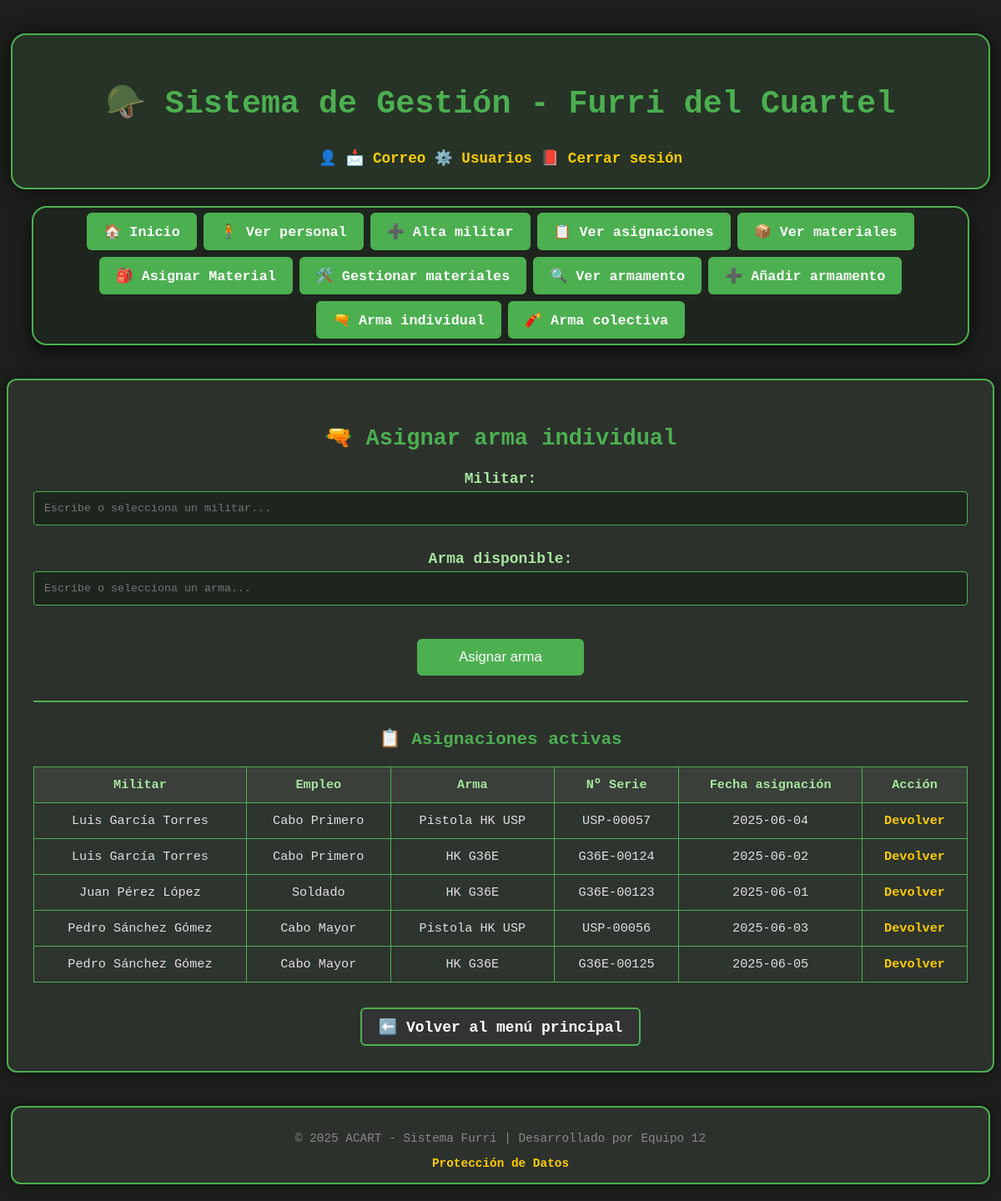
Page /asignar_arma_individual.php (signed in) on the committed database.
### tables this page shows
CREATE TABLE ASIGNACION_INDIVIDUAL (
    id_asignacion INT AUTO_INCREMENT PRIMARY KEY,
    id_arma INT NOT NULL,
    id_personal INT NOT NULL,
    fecha_asignacion DATE DEFAULT (CURRENT_DATE),
    fecha_devolucion DATE DEFAULT NULL,
    estado ENUM('asignado', 'devuelto', 'extraviado', 'reparación') DEFAULT 'asignado',
    FOREIGN KEY (id_arma) REFERENCES ARMAMENTO_INDIVIDUAL(id_arma),
    FOREIGN KEY (id_personal) REFERENCES PERSONAS(id_personal)
);

CREATE TABLE PERSONAS (
    id_personal INT AUTO_INCREMENT PRIMARY KEY,
    nombre VARCHAR(50) NOT NULL,
    apellidos VARCHAR(150) NOT NULL,
    dni VARCHAR(15) UNIQUE NOT NULL,
    empleo_id INT,
    activo BOOLEAN DEFAULT TRUE,
    FOREIGN KEY (empleo_id) REFERENCES EMPLEOS(id_empleo)
);

CREATE TABLE EMPLEOS (
    id_empleo INT AUTO_INCREMENT PRIMARY KEY,
    nombre_empleo VARCHAR(50) NOT NULL
);

CREATE TABLE ARMAMENTO_INDIVIDUAL (
    id_arma INT AUTO_INCREMENT PRIMARY KEY,
    nombre VARCHAR(50) NOT NULL,
    numero_serie VARCHAR(100) UNIQUE,
    estado ENUM('operativo', 'inoperativo', 'escalón') DEFAULT 'operativo',
    tipo ENUM('fusil', 'pistola', 'otro') NOT NULL DEFAULT 'fusil'
);

### asignar_arma_individual.php (the view, shortened to what this page needs)
<?php
include 'header.php';
include 'conexion.php';
$por_pagina = 10;
$pagina_actual = isset($_GET['pagina']) ? max(1, intval($_GET['pagina'])) : 1;
$inicio = ($pagina_actual - 1) * $por_pagina;
$stmt = $conexion->prepare("
    SELECT asi.id_asignacion, p.nombre, p.apellidos, e.nombre_empleo,
           a.nombre AS arma, a.numero_serie, asi.fecha_asignacion
    FROM ASIGNACION_INDIVIDUAL asi
    JOIN PERSONAS p ON asi.id_personal = p.id_personal
    JOIN EMPLEOS e ON p.empleo_id = e.id_empleo
    JOIN ARMAMENTO_INDIVIDUAL a ON asi.id_arma = a.id_arma
    WHERE asi.fecha_devolucion IS NULL
    ORDER BY p.apellidos ASC, p.nombre ASC
    LIMIT ?, ?
");
$stmt->bind_param("ii", $inicio, $por_pagina);
$stmt->execute();
$asignaciones = $stmt->get_result()->fetch_all(MYSQLI_ASSOC);
?>
<!DOCTYPE html>
<html lang="es">
<head>
    <link rel="stylesheet" href="estilo.css">
</head>
<body>
    <?php include 'nav.php'; ?>
    <main class="contenedor">
        <h2>🔫 Asignar arma individual</h2>
<form method="POST">
    <label>Militar:</label>
    <input list="lista-militares" name="id_personal" class="combo-estilo" required placeholder="Escribe o selecciona un militar...">
    <label>Arma disponible:</label>
    <input list="lista-armas" name="id_arma" class="combo-estilo" required placeholder="Escribe o selecciona un arma...">
    <input type="submit" value="Asignar arma">
</form>
        <hr>
        <h3>📋 Asignaciones activas</h3>
        <?php if (count($asignaciones) > 0): ?>
            <table>
    <tr>
        <th>Militar</th>
        <th>Empleo</th>
        <th>Arma</th>
        <th>Nº Serie</th>
        <th>Fecha asignación</th>
        <th>Acción</th>
    </tr>
<?php foreach ($asignaciones as $as): ?>
    <tr>
        <td><?= htmlspecialchars($as['nombre'] . ' ' . $as['apellidos']) ?></td>
        <td><?= htmlspecialchars($as['nombre_empleo']) ?></td>
        <td><?= htmlspecialchars($as['arma']) ?></td>
        <td><?= htmlspecialchars($as['numero_serie']) ?></td>
        <td><?= $as['fecha_asignacion'] ?></td>
        <td><a href="?devolver=<?= $as['id_asignacion'] ?>" onclick="return confirm('¿Confirmar devolución?')">Devolver</a></td>
    </tr>
<?php endforeach; ?>
            </table>
        <?php else: ?>
            <p>No hay asignaciones activas.</p>
        <?php endif; ?>
            <div style="text-align: center; margin-top: 30px;">
        <a href="index.php" class="boton-volver">⬅️ Volver al menú principal</a>
    </div>
    </main>
    <?php include 'footer.php'; ?>
</body>
</html>

### estilo.css (style rules this page uses)
body { background-color: #1d1f1d; color: #e0e0e0; font-family: 'Courier New', monospace; margin: 0; padding: 0; }
h2, h3 { color: #4caf50; text-align: center; }
header, nav, .contenedor, .flex-wrapper, footer { max-width: 1100px; margin-left: auto; margin-right: auto; }
.contenedor { margin-top: 0; margin-bottom: 40px; padding: 30px; background-color: #2c312c; border: 2px solid #4caf50; border-radius: 12px; text-align: center; box-shadow: 0 0 14px #00000080; }
.boton-volver { display: inline-block; padding: 10px 20px; background-color: #333; color: #fff; border: 2px solid #4caf50; border-radius: 6px; text-decoration: none; font-weight: bold; transition: background-color 0.3s, border-color 0.3s; }
form { max-width: 100%; margin: 0 auto; }
label, form label { display: block; margin: 10px 0 5px; color: #a9e5a1; font-weight: bold; }
input[list].combo-estilo { width: 100%; padding: 12px; border: 1px solid #4CAF50; background-color: #1e251e; color: #ffffff; font-family: 'Courier New', monospace; border-radius: 4px; margin-bottom: 20px; box-sizing: border-box; }
input[type="submit"] { width: auto; min-width: 180px; padding: 10px 22px; margin: 20px auto 10px; display: block; background-color: #4caf50; border: none; color: white; font-size: 1rem; border-radius: 6px; cursor: pointer; transition: background-color 0.3s; text-align: center; }
table { width: 100%; border-collapse: collapse; margin-top: 10px; background-color: #2e342e; }
th, td { padding: 10px; border: 1px solid #4caf50; text-align: center; }
th { background-color: #3a3f3a; color: #a9e5a1; }
a { color: #ffcc00; text-decoration: none; font-weight: bold; }
hr { border: 1px solid #4caf50; margin: 30px 0; }
@media (min-width: 1200px) { body { font-size: 18px; } }
@media (min-width: 1200px) { header, nav, .contenedor, .flex-wrapper, footer { max-width: 1300px; width: calc(100% - 80px); } }
@media (min-width: 1200px) { table { font-size: 0.95rem; } }
@media (min-width: 1200px) { th, td { padding: 12px; } }
@media (min-width: 1200px) { input[type="submit"] { min-width: 200px; padding: 12px 26px; font-size: 1.05rem; } }

### rows in the picture
asignacion_individual: id_personal.apellidos "Luis García Torres", empleos.nombre_empleo "Cabo Primero", id_arma.nombre "Pistola HK USP", id_arma.numero_serie "USP-00057", fecha_asignacion "2025-06-04"
asignacion_individual: id_personal.apellidos "Luis García Torres", empleos.nombre_empleo "Cabo Primero", id_arma.nombre "HK G36E", id_arma.numero_serie "G36E-00124", fecha_asignacion "2025-06-02"
asignacion_individual: id_personal.apellidos "Juan Pérez López", empleos.nombre_empleo "Soldado", id_arma.nombre "HK G36E", id_arma.numero_serie "G36E-00123", fecha_asignacion "2025-06-01"
asignacion_individual: id_personal.apellidos "Pedro Sánchez Gómez", empleos.nombre_empleo "Cabo Mayor", id_arma.nombre "Pistola HK USP", id_arma.numero_serie "USP-00056", fecha_asignacion "2025-06-03"
asignacion_individual: id_personal.apellidos "Pedro Sánchez Gómez", empleos.nombre_empleo "Cabo Mayor", id_arma.nombre "HK G36E", id_arma.numero_serie "G36E-00125", fecha_asignacion "2025-06-05"
